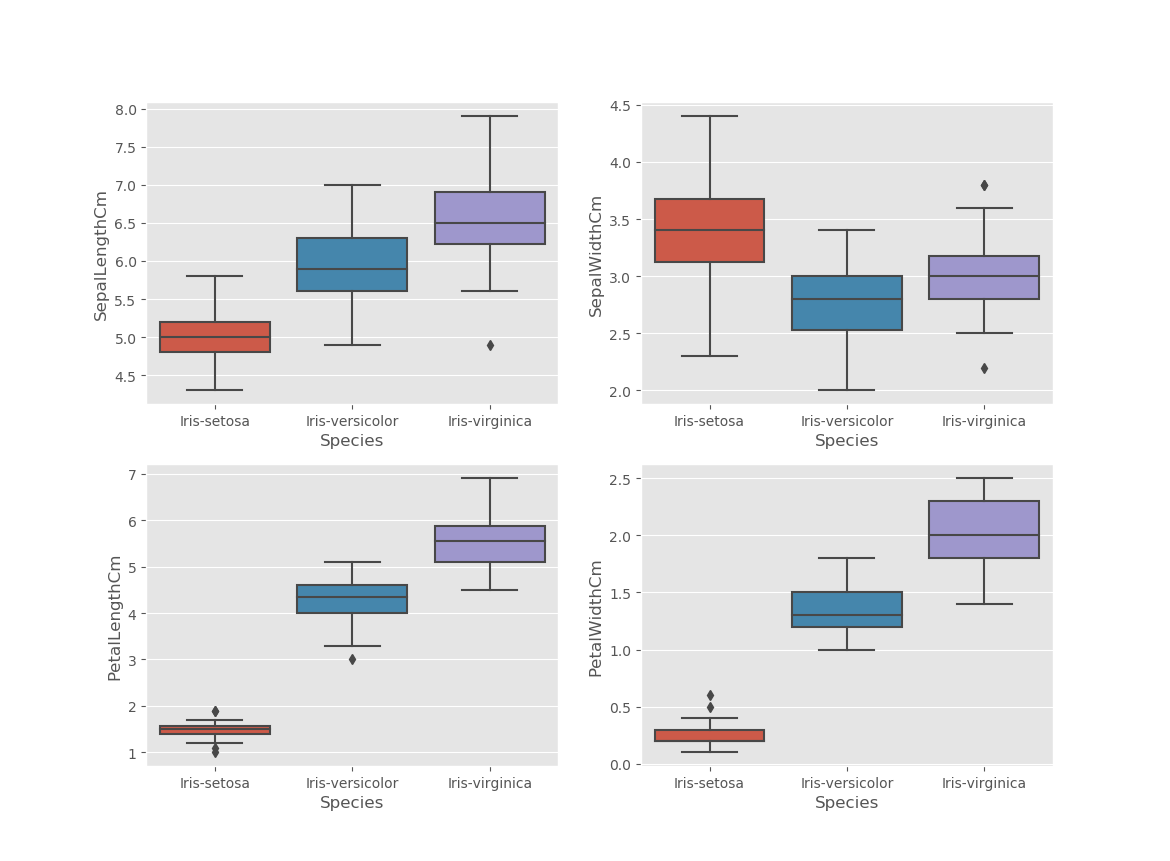

The Python source for this figure:

#Boxplot: Subplot for each attribute/species

#import libraries
import numpy as np
import pandas as pd
import matplotlib.pyplot as plt
import seaborn as sns

#read csv file
iris = pd.read_csv('iris.csv')

#Plot grid 
plt.style.use('ggplot')
#Generate a boxplot for each attributes, illustrating the 3 species. ie. Four plots each with 3 species visible for comparison.
plt.subplot(2,2,1)
sns.boxplot(x="Species", y="SepalLengthCm", data=iris)
plt.subplot(2,2,2)
sns.boxplot(x="Species", y="SepalWidthCm", data=iris)
plt.subplot(2,2,3)
sns.boxplot(x="Species", y="PetalLengthCm", data=iris)
plt.subplot(2,2,4)
sns.boxplot(x="Species", y="PetalWidthCm", data=iris)

#Show plot.
plt.show()
